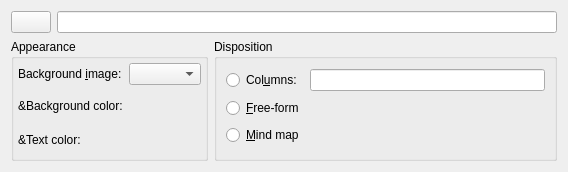
<?xml version="1.0" encoding="UTF-8"?>
<ui version="4.0">
 <class>BasketPropertiesUi</class>
 <widget class="QWidget" name="BasketPropertiesUi">
  <property name="geometry">
   <rect>
    <x>0</x>
    <y>0</y>
    <width>568</width>
    <height>172</height>
   </rect>
  </property>
  <property name="windowTitle">
   <string>Form</string>
  </property>
  <layout class="QGridLayout" name="gridLayout_2">
   <item row="0" column="0" colspan="2">
    <layout class="QHBoxLayout" name="horizontalLayout">
     <item>
      <widget class="QPushButton" name="icon"/>
     </item>
     <item>
      <widget class="QLineEdit" name="name"/>
     </item>
    </layout>
   </item>
   <item row="1" column="0">
    <widget class="QGroupBox" name="appearanceGroup">
     <property name="title">
      <string>Appearance</string>
     </property>
     <layout class="QGridLayout" name="appearanceLayout">
      <property name="leftMargin">
       <number>4</number>
      </property>
      <property name="topMargin">
       <number>4</number>
      </property>
      <property name="rightMargin">
       <number>4</number>
      </property>
      <property name="bottomMargin">
       <number>4</number>
      </property>
      <item row="0" column="2">
       <widget class="QComboBox" name="backgroundImage"/>
      </item>
      <item row="0" column="1">
       <widget class="QLabel" name="label">
        <property name="text">
         <string>Background &amp;image:</string>
        </property>
        <property name="buddy">
         <cstring>backgroundImage</cstring>
        </property>
       </widget>
      </item>
      <item row="1" column="1">
       <widget class="QLabel" name="bgColorLbl">
        <property name="text">
         <string>&amp;Background color:</string>
        </property>
       </widget>
      </item>
      <item row="2" column="1">
       <widget class="QLabel" name="txtColorLbl">
        <property name="text">
         <string>&amp;Text color:</string>
        </property>
       </widget>
      </item>
     </layout>
    </widget>
   </item>
   <item row="1" column="1">
    <widget class="QGroupBox" name="dispositionGroup">
     <property name="title">
      <string>Disposition</string>
     </property>
     <layout class="QGridLayout" name="gridLayout_3">
      <item row="0" column="0">
       <widget class="QRadioButton" name="columnForm">
        <property name="text">
         <string>Col&amp;umns:</string>
        </property>
       </widget>
      </item>
      <item row="1" column="0">
       <widget class="QRadioButton" name="freeForm">
        <property name="text">
         <string>&amp;Free-form</string>
        </property>
       </widget>
      </item>
      <item row="1" column="1">
       <spacer name="horizontalSpacer">
        <property name="orientation">
         <enum>Qt::Horizontal</enum>
        </property>
        <property name="sizeType">
         <enum>QSizePolicy::Preferred</enum>
        </property>
        <property name="sizeHint" stdset="0">
         <size>
          <width>40</width>
          <height>20</height>
         </size>
        </property>
       </spacer>
      </item>
      <item row="2" column="0">
       <widget class="QRadioButton" name="mindMap">
        <property name="text">
         <string>&amp;Mind map</string>
        </property>
       </widget>
      </item>
      <item row="0" column="1">
       <widget class="QLineEdit" name="columnCount"/>
      </item>
     </layout>
    </widget>
   </item>
  </layout>
 </widget>
 <tabstops>
  <tabstop>icon</tabstop>
  <tabstop>name</tabstop>
  <tabstop>backgroundImage</tabstop>
  <tabstop>columnForm</tabstop>
  <tabstop>freeForm</tabstop>
  <tabstop>mindMap</tabstop>
 </tabstops>
 <resources/>
 <connections/>
</ui>
